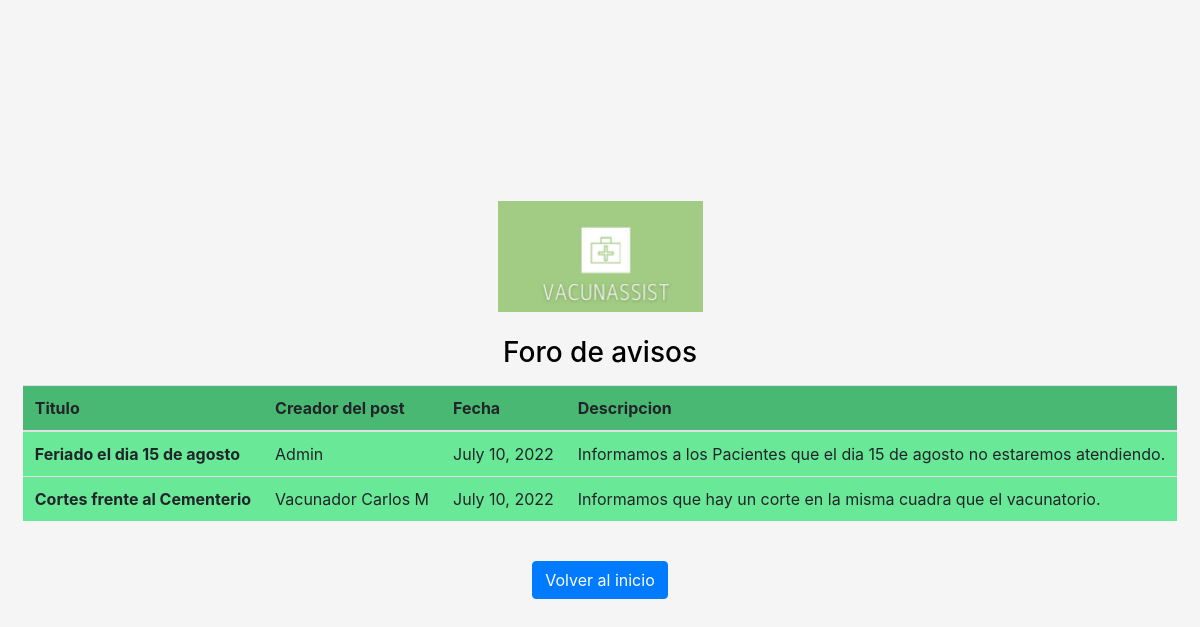
Page /foro/ on the committed database.
### gestionVacunatorio/models.py (models this page shows)
class Forum(models.Model):
    user=models.CharField(max_length=30,null=False)
    title=models.CharField(max_length=50)
    description=models.CharField(max_length=200)
    date=models.DateField(default=datetime.today())

### gestionVacunatorio/views.py (the view)
# urls.py: path("foro/",allForum.as_view(), name = "Foro"),
class allForum(View):
    template_name = "forum.html"
    def get(self, request, *args, **kwargs):
        data=Forum.objects.all()
        if len(data) == 0:
            messages.success(request, "No hay Avisos")
        return render(request, self.template_name, {'posts': data})

### gestionVacunatorio/templates/forum.html (shortened to what this page needs)
<html>
<head>
    <!doctype html>
    <html lang="en">
      <head>
        {% load static %}
        {% load crispy_forms_tags %}
    <link href="{% static 'gestionVacunatorio/vendor/bootstrap/css/bootstrap.min.css'%}" rel="stylesheet">
        <link href="{% static 'gestionVacunatorio/vendor/bootstrap/css/signin.css'%}" rel="stylesheet">
      </head>
      <body class="text-center">
    <main class="m-auto">
        <form method="POST" style="color: black;"> {% csrf_token %}
        <img class="mb-4" src="{% static 'gestionVacunatorio/img/Logo_VacunAssist.jpg' %}" alt="" width="205" height="111">
        <h1 class="h3 mb-3 fw-normal"> Foro de avisos </h1>
      <table class="table" >
        <thead style="background: #49b872">
          <tr>
            <th scope="col"> Titulo </th>
            <th scope="col"> Creador del post </th>
            <th scope="col"> Fecha </th>
            <th scope="col"> Descripcion </th>
          </tr>
        </thead>
        <tbody  style="background: #69e998">
          {% for post in posts %}
          <tr>
            <th scope="row">{{ post.title }}</th>
            <td>{{ post.user }}</td>
            <td>{{ post.date }}</td>
            <td>{{ post.description }}</td>
          </tr>
          {% endfor %}
        </tbody>
      </table>
      </form>
      <br>
      <a class="btn btn-primary" href="../Home/">Volver al inicio</a>
    </main>
      </body>
    </html>

### rows in the picture
Forum: title "Feriado el dia 15 de agosto", user "Admin", date "July 10, 2022", description "Informamos a los Pacientes que el dia 15 de agosto no estaremos atendiendo."
Forum: title "Cortes frente al Cementerio", user "Vacunador Carlos M", date "July 10, 2022", description "Informamos que hay un corte en la misma cuadra que el vacunatorio."
